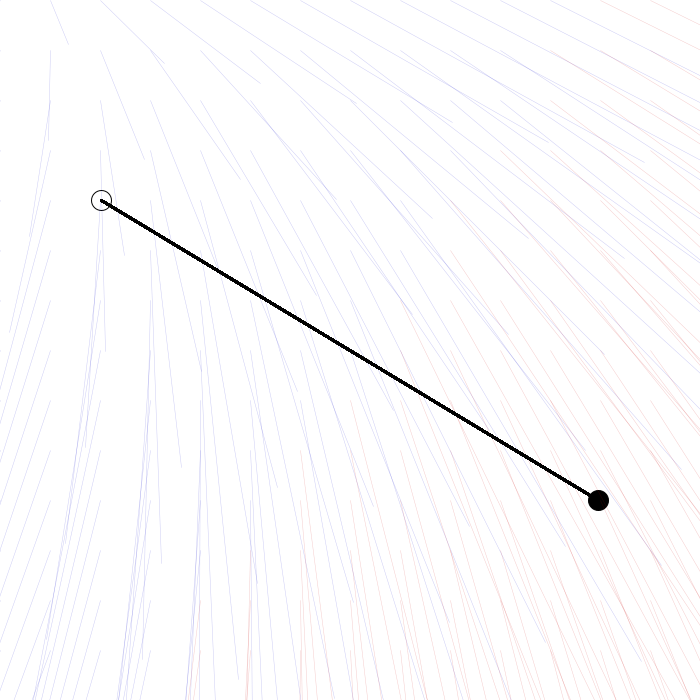
Frame 1 (no input)
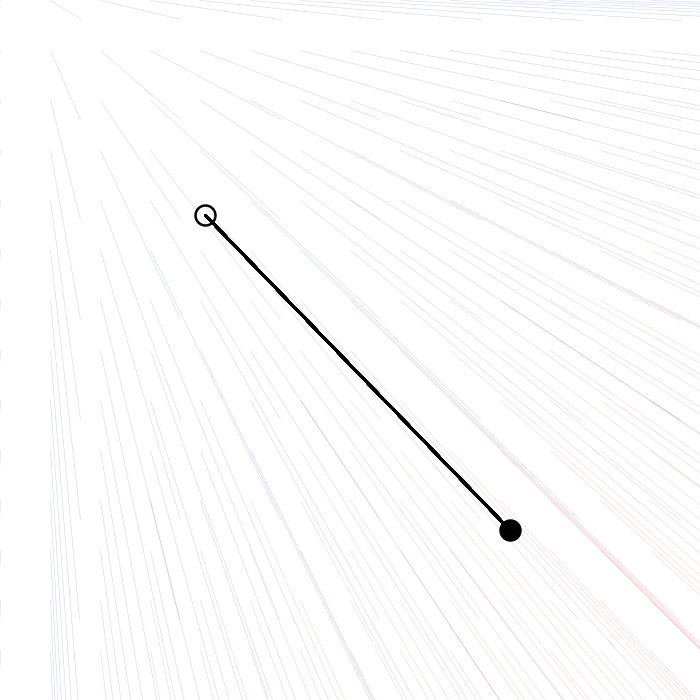
Frame 60 (the mouse pressed at the canvas centre just before this capture)
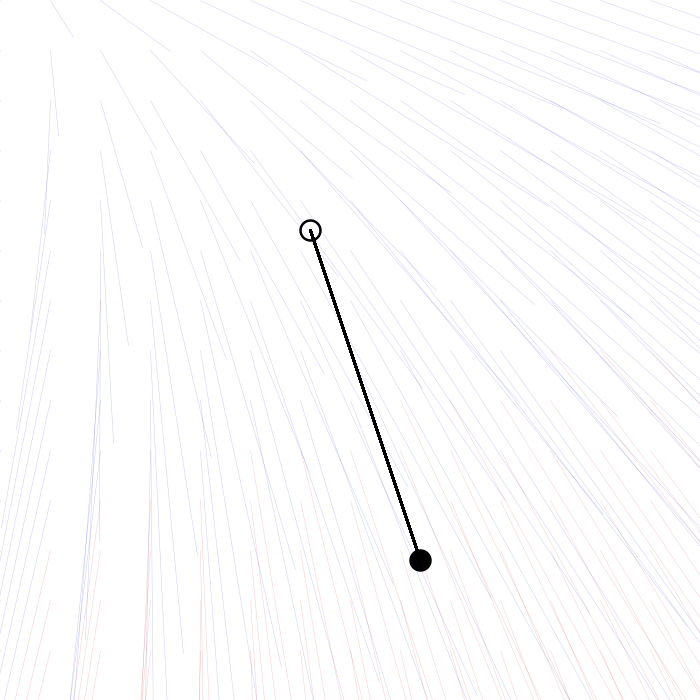
Frame 120 (the mouse held since frame 60 and released just before this capture)

The Processing sketch that drew these frames (run headless with seeded random() and noise(); from frame 60 on, the mouse is pressed at the canvas centre):

// Processing sketch: VectorField
// ── VectorField.pde
ArrayList<String>grid;

float objLocX=600;
float objLocY=500;
float objRad=20;
float objVelX=-1.5;
float objVelY=0.5;

float objLocX1=100;
float objLocY1=200;
float objRad1=20;
float objVelX1=1.75;
float objVelY1=0.25;

float ang=0;
int grid_dist=50;
float DIST=grid_dist*0.75;

void setup(){  
  grid=new ArrayList<String>();
  background(255);
  size(700,700);
  for(int i=0; i<1200; i+=grid_dist){
    for(int j=0; j<700; j+=grid_dist){
      grid.add(i+","+j);
    }
  }
}


void draw(){
  float mosx,mosy;
  background(255);
  //float mosx=mouseX;
  //float mosy=mouseY;
  update();  
   fill(0);
   ellipse(objLocX,objLocY,objRad,objRad);
   noFill();
   ellipse(objLocX1,objLocY1,objRad1,objRad1);
  
  for(int i=0; i<grid.size(); i++){
    float x0=Float.parseFloat(grid.get(i).split(",")[0]);
    float y0=Float.parseFloat(grid.get(i).split(",")[1]);
    float d0=sqrt((x0-objLocX)*(x0-objLocX)+(y0-objLocY)*(y0-objLocY));
    float d1=sqrt((x0-objLocX1)*(x0-objLocX1)+(y0-objLocY1)*(y0-objLocY1));
    int colr=0;
    if(d0<d1){
       mosx=objLocX;
       mosy=objLocY;
       stroke(200,0,0,50);
        //fill(200,0,0,50);
        //rect(x0,y0,grid_dist,grid_dist);   
    }else{
       mosx=objLocX1;
       mosy=objLocY1;
       stroke(0,0,200,50);
       //fill(0,0,200,50);
        //rect(x0,y0,grid_dist,grid_dist);
    } 
    //ellipse(x0,y0,5,5);

    float a0=objLocX;
    float b0=objLocY;
    float a1=objLocX1;
    float b1=objLocY1;
    float norm0=abs(sqrt(a0*a0 + b0*b0));
    float norm1=abs(sqrt(a1*a1 + b1*b1));
    float dotprod=a0*a1 + b0*b1;
    float angle=acos(dotprod/(norm0*norm1));
    
    if(objLocX-objLocX1==0){
      objLocX1+=0.001;
    }
    //float angle=((objLocY-objLocY1)/(objLocX-objLocX1));
    //float angle=(mosy-y0)/(mosx-x0);
    float x1=x0+DIST/2;
    float y1=y0+DIST/2;
    float a=x1*cos(angle) - y1*sin(angle) +(x0-DIST);
    float b=x1*sin(angle) + y1*cos(angle) +y0;
    strokeWeight(.5);    
    line(a,b,x0,y0);   
     strokeWeight(2.5);
     stroke(0);
    line(objLocX,objLocY,objLocX1,objLocY1);
  }   
}

void update(){
  objLocX+=objVelX;
  objLocY+=objVelY;
  if(objLocX<0 || objLocX>width){
    objVelX*=-1;
  }else if(objLocY<0 || objLocY>height){
    objVelY*=-1;
  }
  
  objLocX1+=objVelX1;
  objLocY1+=objVelY1;
  if(objLocX1<0 || objLocX1>width){
    objVelX1*=-1;
  }else if(objLocY1<0 || objLocY1>height){
    objVelY1*=-1;
  }
}
